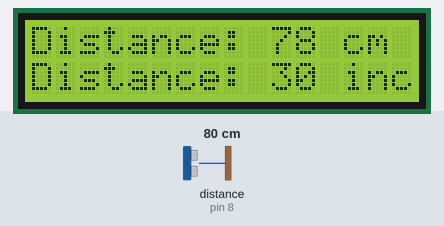
Bench run of a program on a simulated Arduino Uno, built with avr-gcc and run on an emulated ATmega328P. Shown: 16×2 character LCD. Wiring (from diagram.json): ultrasonic range finder: trigger pin 9; echo pin 8. The test bench sets the inputs (shaded band); at power-on: distance to the obstacle (sensor on pin 8) 80 cm. The echo pulse lasts 58.3 µs per cm.

Above: at 1.2 s.
1.3 s: distance to the obstacle (sensor on pin 8) set to 2 cm
At 1.7 s:
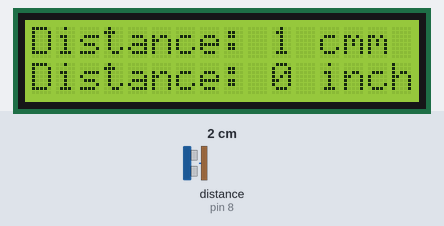
2.8 s: distance to the obstacle (sensor on pin 8) set to 18 cm
At 4.0 s:
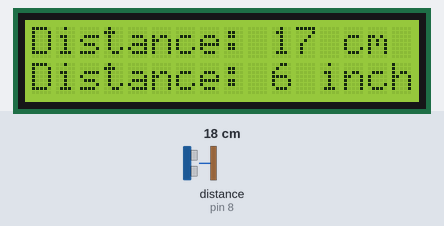
4.3 s: distance to the obstacle (sensor on pin 8) set to 4 cm
At 4.8 s:
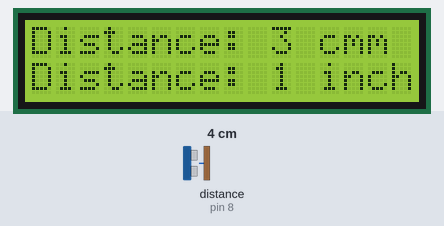
Timing chart, 0 to 7.3 s (numbered marks = the images above; inputs shaded):
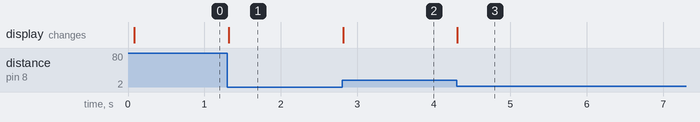

The program:

main.cpp
```cpp
#include <Arduino.h>

#include <LiquidCrystal.h>

LiquidCrystal lcd(12, 11, 5, 4, 3, 2);  // LCD: (rs, enable, d4, d5, d6, d7)

const int trigPin = 9;
const int echoPin = 8;

long duration;
int distanceCm, distanceInch;

void setup() {
    lcd.begin(16, 2);

    pinMode(trigPin, OUTPUT);
    pinMode(echoPin, INPUT);
}

void loop() {
    // Trigger the ultrasonic pulse
    digitalWrite(trigPin, LOW);
    delayMicroseconds(2);
    digitalWrite(trigPin, HIGH);
    delayMicroseconds(10);
    digitalWrite(trigPin, LOW);

    // Measure the echo time
    duration = pulseIn(echoPin, HIGH);

    // Convert to distance
    distanceCm   = duration * 0.034  / 2;
    distanceInch = duration * 0.0133 / 2;

    // Display on LCD
    lcd.setCursor(0, 0);
    lcd.print("Distance: ");
    lcd.print(distanceCm);
    lcd.print(" cm");

    lcd.setCursor(0, 1);
    lcd.print("Distance: ");
    lcd.print(distanceInch);
    lcd.print(" inch");

    delay(10);
}
```

Measured:
- after the input at 1.3 s, the display: changes at once (image 1)
- after the input at 2.8 s, the display: changes at once (image 2)
- after the input at 4.3 s, the display: changes at once (image 3)
